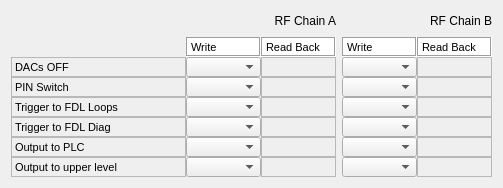
<?xml version="1.0" encoding="UTF-8"?>
<ui version="4.0">
 <class>Form</class>
 <widget class="QWidget" name="Form">
  <property name="geometry">
   <rect>
    <x>0</x>
    <y>0</y>
    <width>503</width>
    <height>186</height>
   </rect>
  </property>
  <property name="windowTitle">
   <string>Form</string>
  </property>
  <layout class="QGridLayout" name="gridLayout">
   <item row="0" column="0">
    <widget class="QLabel" name="label_249">
     <property name="minimumSize">
      <size>
       <width>0</width>
       <height>20</height>
      </size>
     </property>
     <property name="maximumSize">
      <size>
       <width>16777215</width>
       <height>20</height>
      </size>
     </property>
     <property name="layoutDirection">
      <enum>Qt::RightToLeft</enum>
     </property>
     <property name="text">
      <string>RF Chain A</string>
     </property>
     <property name="alignment">
      <set>Qt::AlignRight|Qt::AlignTrailing|Qt::AlignVCenter</set>
     </property>
    </widget>
   </item>
   <item row="0" column="1">
    <widget class="QLabel" name="label_250">
     <property name="minimumSize">
      <size>
       <width>0</width>
       <height>20</height>
      </size>
     </property>
     <property name="maximumSize">
      <size>
       <width>16777215</width>
       <height>20</height>
      </size>
     </property>
     <property name="layoutDirection">
      <enum>Qt::RightToLeft</enum>
     </property>
     <property name="text">
      <string>RF Chain B</string>
     </property>
     <property name="alignment">
      <set>Qt::AlignRight|Qt::AlignTrailing|Qt::AlignVCenter</set>
     </property>
    </widget>
   </item>
   <item row="1" column="0">
    <layout class="QGridLayout" name="_21">
     <property name="spacing">
      <number>0</number>
     </property>
     <item row="0" column="1">
      <widget class="QLabel" name="label_125">
       <property name="sizePolicy">
        <sizepolicy hsizetype="Fixed" vsizetype="Fixed">
         <horstretch>0</horstretch>
         <verstretch>0</verstretch>
        </sizepolicy>
       </property>
       <property name="minimumSize">
        <size>
         <width>75</width>
         <height>20</height>
        </size>
       </property>
       <property name="maximumSize">
        <size>
         <width>75</width>
         <height>20</height>
        </size>
       </property>
       <property name="palette">
        <palette>
         <active>
          <colorrole role="Base">
           <brush brushstyle="SolidPattern">
            <color alpha="255">
             <red>255</red>
             <green>255</green>
             <blue>255</blue>
            </color>
           </brush>
          </colorrole>
          <colorrole role="Window">
           <brush brushstyle="SolidPattern">
            <color alpha="255">
             <red>255</red>
             <green>255</green>
             <blue>255</blue>
            </color>
           </brush>
          </colorrole>
         </active>
         <inactive>
          <colorrole role="Base">
           <brush brushstyle="SolidPattern">
            <color alpha="255">
             <red>255</red>
             <green>255</green>
             <blue>255</blue>
            </color>
           </brush>
          </colorrole>
          <colorrole role="Window">
           <brush brushstyle="SolidPattern">
            <color alpha="255">
             <red>255</red>
             <green>255</green>
             <blue>255</blue>
            </color>
           </brush>
          </colorrole>
         </inactive>
         <disabled>
          <colorrole role="Base">
           <brush brushstyle="SolidPattern">
            <color alpha="255">
             <red>255</red>
             <green>255</green>
             <blue>255</blue>
            </color>
           </brush>
          </colorrole>
          <colorrole role="Window">
           <brush brushstyle="SolidPattern">
            <color alpha="255">
             <red>255</red>
             <green>255</green>
             <blue>255</blue>
            </color>
           </brush>
          </colorrole>
         </disabled>
        </palette>
       </property>
       <property name="font">
        <font>
         <pointsize>8</pointsize>
        </font>
       </property>
       <property name="autoFillBackground">
        <bool>true</bool>
       </property>
       <property name="frameShape">
        <enum>QFrame::Box</enum>
       </property>
       <property name="frameShadow">
        <enum>QFrame::Sunken</enum>
       </property>
       <property name="text">
        <string>Write</string>
       </property>
      </widget>
     </item>
     <item row="0" column="2">
      <widget class="QLabel" name="label_126">
       <property name="sizePolicy">
        <sizepolicy hsizetype="Fixed" vsizetype="Fixed">
         <horstretch>0</horstretch>
         <verstretch>0</verstretch>
        </sizepolicy>
       </property>
       <property name="minimumSize">
        <size>
         <width>75</width>
         <height>20</height>
        </size>
       </property>
       <property name="maximumSize">
        <size>
         <width>75</width>
         <height>20</height>
        </size>
       </property>
       <property name="palette">
        <palette>
         <active>
          <colorrole role="Base">
           <brush brushstyle="SolidPattern">
            <color alpha="255">
             <red>255</red>
             <green>255</green>
             <blue>255</blue>
            </color>
           </brush>
          </colorrole>
          <colorrole role="Window">
           <brush brushstyle="SolidPattern">
            <color alpha="255">
             <red>255</red>
             <green>255</green>
             <blue>255</blue>
            </color>
           </brush>
          </colorrole>
         </active>
         <inactive>
          <colorrole role="Base">
           <brush brushstyle="SolidPattern">
            <color alpha="255">
             <red>255</red>
             <green>255</green>
             <blue>255</blue>
            </color>
           </brush>
          </colorrole>
          <colorrole role="Window">
           <brush brushstyle="SolidPattern">
            <color alpha="255">
             <red>255</red>
             <green>255</green>
             <blue>255</blue>
            </color>
           </brush>
          </colorrole>
         </inactive>
         <disabled>
          <colorrole role="Base">
           <brush brushstyle="SolidPattern">
            <color alpha="255">
             <red>255</red>
             <green>255</green>
             <blue>255</blue>
            </color>
           </brush>
          </colorrole>
          <colorrole role="Window">
           <brush brushstyle="SolidPattern">
            <color alpha="255">
             <red>255</red>
             <green>255</green>
             <blue>255</blue>
            </color>
           </brush>
          </colorrole>
         </disabled>
        </palette>
       </property>
       <property name="font">
        <font>
         <pointsize>8</pointsize>
        </font>
       </property>
       <property name="autoFillBackground">
        <bool>true</bool>
       </property>
       <property name="frameShape">
        <enum>QFrame::Box</enum>
       </property>
       <property name="frameShadow">
        <enum>QFrame::Sunken</enum>
       </property>
       <property name="text">
        <string>Read Back</string>
       </property>
      </widget>
     </item>
     <item row="3" column="0">
      <widget class="QLabel" name="label_129">
       <property name="sizePolicy">
        <sizepolicy hsizetype="Fixed" vsizetype="Fixed">
         <horstretch>0</horstretch>
         <verstretch>0</verstretch>
        </sizepolicy>
       </property>
       <property name="minimumSize">
        <size>
         <width>175</width>
         <height>20</height>
        </size>
       </property>
       <property name="maximumSize">
        <size>
         <width>93</width>
         <height>20</height>
        </size>
       </property>
       <property name="font">
        <font>
         <pointsize>8</pointsize>
        </font>
       </property>
       <property name="frameShape">
        <enum>QFrame::StyledPanel</enum>
       </property>
       <property name="text">
        <string>Trigger to FDL Loops</string>
       </property>
      </widget>
     </item>
     <item row="4" column="0">
      <widget class="QLabel" name="label_130">
       <property name="sizePolicy">
        <sizepolicy hsizetype="Fixed" vsizetype="Fixed">
         <horstretch>0</horstretch>
         <verstretch>0</verstretch>
        </sizepolicy>
       </property>
       <property name="minimumSize">
        <size>
         <width>175</width>
         <height>20</height>
        </size>
       </property>
       <property name="maximumSize">
        <size>
         <width>93</width>
         <height>20</height>
        </size>
       </property>
       <property name="font">
        <font>
         <pointsize>8</pointsize>
        </font>
       </property>
       <property name="frameShape">
        <enum>QFrame::StyledPanel</enum>
       </property>
       <property name="text">
        <string>Trigger to FDL Diag</string>
       </property>
      </widget>
     </item>
     <item row="5" column="0">
      <widget class="QLabel" name="label_131">
       <property name="sizePolicy">
        <sizepolicy hsizetype="Fixed" vsizetype="Fixed">
         <horstretch>0</horstretch>
         <verstretch>0</verstretch>
        </sizepolicy>
       </property>
       <property name="minimumSize">
        <size>
         <width>175</width>
         <height>20</height>
        </size>
       </property>
       <property name="maximumSize">
        <size>
         <width>93</width>
         <height>20</height>
        </size>
       </property>
       <property name="font">
        <font>
         <pointsize>8</pointsize>
        </font>
       </property>
       <property name="frameShape">
        <enum>QFrame::StyledPanel</enum>
       </property>
       <property name="text">
        <string>Output to PLC</string>
       </property>
      </widget>
     </item>
     <item row="6" column="0">
      <widget class="QLabel" name="label_132">
       <property name="sizePolicy">
        <sizepolicy hsizetype="Fixed" vsizetype="Fixed">
         <horstretch>0</horstretch>
         <verstretch>0</verstretch>
        </sizepolicy>
       </property>
       <property name="minimumSize">
        <size>
         <width>175</width>
         <height>20</height>
        </size>
       </property>
       <property name="maximumSize">
        <size>
         <width>93</width>
         <height>20</height>
        </size>
       </property>
       <property name="font">
        <font>
         <pointsize>8</pointsize>
        </font>
       </property>
       <property name="frameShape">
        <enum>QFrame::StyledPanel</enum>
       </property>
       <property name="text">
        <string>Output to upper level</string>
       </property>
      </widget>
     </item>
     <item row="1" column="0">
      <widget class="QLabel" name="label_135">
       <property name="sizePolicy">
        <sizepolicy hsizetype="Fixed" vsizetype="Fixed">
         <horstretch>0</horstretch>
         <verstretch>0</verstretch>
        </sizepolicy>
       </property>
       <property name="minimumSize">
        <size>
         <width>175</width>
         <height>20</height>
        </size>
       </property>
       <property name="maximumSize">
        <size>
         <width>93</width>
         <height>20</height>
        </size>
       </property>
       <property name="font">
        <font>
         <pointsize>8</pointsize>
        </font>
       </property>
       <property name="frameShape">
        <enum>QFrame::StyledPanel</enum>
       </property>
       <property name="text">
        <string>DACs OFF</string>
       </property>
      </widget>
     </item>
     <item row="2" column="0">
      <widget class="QLabel" name="label_136">
       <property name="sizePolicy">
        <sizepolicy hsizetype="Fixed" vsizetype="Fixed">
         <horstretch>0</horstretch>
         <verstretch>0</verstretch>
        </sizepolicy>
       </property>
       <property name="minimumSize">
        <size>
         <width>175</width>
         <height>20</height>
        </size>
       </property>
       <property name="maximumSize">
        <size>
         <width>93</width>
         <height>20</height>
        </size>
       </property>
       <property name="font">
        <font>
         <pointsize>8</pointsize>
        </font>
       </property>
       <property name="frameShape">
        <enum>QFrame::StyledPanel</enum>
       </property>
       <property name="text">
        <string>PIN Switch</string>
       </property>
      </widget>
     </item>
     <item row="1" column="2">
      <widget class="TaurusLabel" name="tauValueLabel_DACsOffDisA">
       <property name="sizePolicy">
        <sizepolicy hsizetype="Fixed" vsizetype="Fixed">
         <horstretch>0</horstretch>
         <verstretch>0</verstretch>
        </sizepolicy>
       </property>
       <property name="minimumSize">
        <size>
         <width>75</width>
         <height>20</height>
        </size>
       </property>
       <property name="maximumSize">
        <size>
         <width>75</width>
         <height>20</height>
        </size>
       </property>
       <property name="font">
        <font>
         <pointsize>7</pointsize>
        </font>
       </property>
       <property name="frameShape">
        <enum>QFrame::StyledPanel</enum>
       </property>
      </widget>
     </item>
     <item row="2" column="2">
      <widget class="TaurusLabel" name="tauValueLabel_PINSwitchDisA">
       <property name="sizePolicy">
        <sizepolicy hsizetype="Fixed" vsizetype="Fixed">
         <horstretch>0</horstretch>
         <verstretch>0</verstretch>
        </sizepolicy>
       </property>
       <property name="minimumSize">
        <size>
         <width>75</width>
         <height>20</height>
        </size>
       </property>
       <property name="maximumSize">
        <size>
         <width>75</width>
         <height>20</height>
        </size>
       </property>
       <property name="font">
        <font>
         <pointsize>7</pointsize>
        </font>
       </property>
       <property name="frameShape">
        <enum>QFrame::StyledPanel</enum>
       </property>
      </widget>
     </item>
     <item row="3" column="2">
      <widget class="TaurusLabel" name="tauValueLabel_triggerFDLLoopsDisA">
       <property name="sizePolicy">
        <sizepolicy hsizetype="Fixed" vsizetype="Fixed">
         <horstretch>0</horstretch>
         <verstretch>0</verstretch>
        </sizepolicy>
       </property>
       <property name="minimumSize">
        <size>
         <width>75</width>
         <height>20</height>
        </size>
       </property>
       <property name="maximumSize">
        <size>
         <width>75</width>
         <height>20</height>
        </size>
       </property>
       <property name="font">
        <font>
         <pointsize>7</pointsize>
        </font>
       </property>
       <property name="frameShape">
        <enum>QFrame::StyledPanel</enum>
       </property>
      </widget>
     </item>
     <item row="4" column="2">
      <widget class="TaurusLabel" name="tauValueLabel_triggerFDLDiagDisA">
       <property name="sizePolicy">
        <sizepolicy hsizetype="Fixed" vsizetype="Fixed">
         <horstretch>0</horstretch>
         <verstretch>0</verstretch>
        </sizepolicy>
       </property>
       <property name="minimumSize">
        <size>
         <width>75</width>
         <height>20</height>
        </size>
       </property>
       <property name="maximumSize">
        <size>
         <width>75</width>
         <height>20</height>
        </size>
       </property>
       <property name="font">
        <font>
         <pointsize>7</pointsize>
        </font>
       </property>
       <property name="frameShape">
        <enum>QFrame::StyledPanel</enum>
       </property>
      </widget>
     </item>
     <item row="5" column="2">
      <widget class="TaurusLabel" name="tauValueLabel_outputPLCDisA">
       <property name="sizePolicy">
        <sizepolicy hsizetype="Fixed" vsizetype="Fixed">
         <horstretch>0</horstretch>
         <verstretch>0</verstretch>
        </sizepolicy>
       </property>
       <property name="minimumSize">
        <size>
         <width>75</width>
         <height>20</height>
        </size>
       </property>
       <property name="maximumSize">
        <size>
         <width>75</width>
         <height>20</height>
        </size>
       </property>
       <property name="font">
        <font>
         <pointsize>7</pointsize>
        </font>
       </property>
       <property name="frameShape">
        <enum>QFrame::StyledPanel</enum>
       </property>
      </widget>
     </item>
     <item row="6" column="2">
      <widget class="TaurusLabel" name="tauValueLabel_outputUpLevelDisA">
       <property name="sizePolicy">
        <sizepolicy hsizetype="Fixed" vsizetype="Fixed">
         <horstretch>0</horstretch>
         <verstretch>0</verstretch>
        </sizepolicy>
       </property>
       <property name="minimumSize">
        <size>
         <width>75</width>
         <height>20</height>
        </size>
       </property>
       <property name="maximumSize">
        <size>
         <width>75</width>
         <height>20</height>
        </size>
       </property>
       <property name="font">
        <font>
         <pointsize>7</pointsize>
        </font>
       </property>
       <property name="frameShape">
        <enum>QFrame::StyledPanel</enum>
       </property>
      </widget>
     </item>
     <item row="1" column="1">
      <widget class="TaurusValueComboBox" name="comboBox_DACsOffDisA">
       <property name="sizePolicy">
        <sizepolicy hsizetype="Fixed" vsizetype="Fixed">
         <horstretch>0</horstretch>
         <verstretch>0</verstretch>
        </sizepolicy>
       </property>
       <property name="minimumSize">
        <size>
         <width>75</width>
         <height>20</height>
        </size>
       </property>
       <property name="maximumSize">
        <size>
         <width>75</width>
         <height>20</height>
        </size>
       </property>
       <property name="font">
        <font>
         <pointsize>8</pointsize>
        </font>
       </property>
       <property name="autoApply">
        <bool>true</bool>
       </property>
      </widget>
     </item>
     <item row="2" column="1">
      <widget class="TaurusValueComboBox" name="comboBox_PINSwitchDisA">
       <property name="sizePolicy">
        <sizepolicy hsizetype="Fixed" vsizetype="Fixed">
         <horstretch>0</horstretch>
         <verstretch>0</verstretch>
        </sizepolicy>
       </property>
       <property name="minimumSize">
        <size>
         <width>75</width>
         <height>20</height>
        </size>
       </property>
       <property name="maximumSize">
        <size>
         <width>75</width>
         <height>20</height>
        </size>
       </property>
       <property name="font">
        <font>
         <pointsize>8</pointsize>
        </font>
       </property>
       <property name="autoApply">
        <bool>true</bool>
       </property>
      </widget>
     </item>
     <item row="3" column="1">
      <widget class="TaurusValueComboBox" name="comboBox_triggerFDLLoopsDisA">
       <property name="sizePolicy">
        <sizepolicy hsizetype="Fixed" vsizetype="Fixed">
         <horstretch>0</horstretch>
         <verstretch>0</verstretch>
        </sizepolicy>
       </property>
       <property name="minimumSize">
        <size>
         <width>75</width>
         <height>20</height>
        </size>
       </property>
       <property name="maximumSize">
        <size>
         <width>75</width>
         <height>20</height>
        </size>
       </property>
       <property name="font">
        <font>
         <pointsize>8</pointsize>
        </font>
       </property>
       <property name="autoApply">
        <bool>true</bool>
       </property>
      </widget>
     </item>
     <item row="4" column="1">
      <widget class="TaurusValueComboBox" name="comboBox_triggerFDLDiagDisA">
       <property name="sizePolicy">
        <sizepolicy hsizetype="Fixed" vsizetype="Fixed">
         <horstretch>0</horstretch>
         <verstretch>0</verstretch>
        </sizepolicy>
       </property>
       <property name="minimumSize">
        <size>
         <width>75</width>
         <height>20</height>
        </size>
       </property>
       <property name="maximumSize">
        <size>
         <width>75</width>
         <height>20</height>
        </size>
       </property>
       <property name="font">
        <font>
         <pointsize>8</pointsize>
        </font>
       </property>
       <property name="autoApply">
        <bool>true</bool>
       </property>
      </widget>
     </item>
     <item row="5" column="1">
      <widget class="TaurusValueComboBox" name="comboBox_outputPLCDisA">
       <property name="sizePolicy">
        <sizepolicy hsizetype="Fixed" vsizetype="Fixed">
         <horstretch>0</horstretch>
         <verstretch>0</verstretch>
        </sizepolicy>
       </property>
       <property name="minimumSize">
        <size>
         <width>75</width>
         <height>20</height>
        </size>
       </property>
       <property name="maximumSize">
        <size>
         <width>75</width>
         <height>20</height>
        </size>
       </property>
       <property name="font">
        <font>
         <pointsize>8</pointsize>
        </font>
       </property>
       <property name="autoApply">
        <bool>true</bool>
       </property>
      </widget>
     </item>
     <item row="6" column="1">
      <widget class="TaurusValueComboBox" name="comboBox_outputUpLevelDisA">
       <property name="sizePolicy">
        <sizepolicy hsizetype="Fixed" vsizetype="Fixed">
         <horstretch>0</horstretch>
         <verstretch>0</verstretch>
        </sizepolicy>
       </property>
       <property name="minimumSize">
        <size>
         <width>75</width>
         <height>20</height>
        </size>
       </property>
       <property name="maximumSize">
        <size>
         <width>75</width>
         <height>20</height>
        </size>
       </property>
       <property name="font">
        <font>
         <pointsize>8</pointsize>
        </font>
       </property>
       <property name="autoApply">
        <bool>true</bool>
       </property>
      </widget>
     </item>
    </layout>
   </item>
   <item row="1" column="1">
    <layout class="QGridLayout" name="_20">
     <property name="spacing">
      <number>0</number>
     </property>
     <item row="0" column="1">
      <widget class="QLabel" name="label_206">
       <property name="sizePolicy">
        <sizepolicy hsizetype="Fixed" vsizetype="Fixed">
         <horstretch>0</horstretch>
         <verstretch>0</verstretch>
        </sizepolicy>
       </property>
       <property name="minimumSize">
        <size>
         <width>75</width>
         <height>20</height>
        </size>
       </property>
       <property name="maximumSize">
        <size>
         <width>75</width>
         <height>20</height>
        </size>
       </property>
       <property name="palette">
        <palette>
         <active>
          <colorrole role="Base">
           <brush brushstyle="SolidPattern">
            <color alpha="255">
             <red>255</red>
             <green>255</green>
             <blue>255</blue>
            </color>
           </brush>
          </colorrole>
          <colorrole role="Window">
           <brush brushstyle="SolidPattern">
            <color alpha="255">
             <red>255</red>
             <green>255</green>
             <blue>255</blue>
            </color>
           </brush>
          </colorrole>
         </active>
         <inactive>
          <colorrole role="Base">
           <brush brushstyle="SolidPattern">
            <color alpha="255">
             <red>255</red>
             <green>255</green>
             <blue>255</blue>
            </color>
           </brush>
          </colorrole>
          <colorrole role="Window">
           <brush brushstyle="SolidPattern">
            <color alpha="255">
             <red>255</red>
             <green>255</green>
             <blue>255</blue>
            </color>
           </brush>
          </colorrole>
         </inactive>
         <disabled>
          <colorrole role="Base">
           <brush brushstyle="SolidPattern">
            <color alpha="255">
             <red>255</red>
             <green>255</green>
             <blue>255</blue>
            </color>
           </brush>
          </colorrole>
          <colorrole role="Window">
           <brush brushstyle="SolidPattern">
            <color alpha="255">
             <red>255</red>
             <green>255</green>
             <blue>255</blue>
            </color>
           </brush>
          </colorrole>
         </disabled>
        </palette>
       </property>
       <property name="font">
        <font>
         <pointsize>8</pointsize>
        </font>
       </property>
       <property name="autoFillBackground">
        <bool>true</bool>
       </property>
       <property name="frameShape">
        <enum>QFrame::Box</enum>
       </property>
       <property name="frameShadow">
        <enum>QFrame::Sunken</enum>
       </property>
       <property name="text">
        <string>Read Back</string>
       </property>
      </widget>
     </item>
     <item row="1" column="1">
      <widget class="TaurusLabel" name="tauValueLabel_DACsOffDisB">
       <property name="sizePolicy">
        <sizepolicy hsizetype="Fixed" vsizetype="Fixed">
         <horstretch>0</horstretch>
         <verstretch>0</verstretch>
        </sizepolicy>
       </property>
       <property name="minimumSize">
        <size>
         <width>75</width>
         <height>20</height>
        </size>
       </property>
       <property name="maximumSize">
        <size>
         <width>75</width>
         <height>20</height>
        </size>
       </property>
       <property name="font">
        <font>
         <pointsize>7</pointsize>
        </font>
       </property>
       <property name="frameShape">
        <enum>QFrame::StyledPanel</enum>
       </property>
      </widget>
     </item>
     <item row="2" column="1">
      <widget class="TaurusLabel" name="tauValueLabel_PINSwitchDisB">
       <property name="sizePolicy">
        <sizepolicy hsizetype="Fixed" vsizetype="Fixed">
         <horstretch>0</horstretch>
         <verstretch>0</verstretch>
        </sizepolicy>
       </property>
       <property name="minimumSize">
        <size>
         <width>75</width>
         <height>20</height>
        </size>
       </property>
       <property name="maximumSize">
        <size>
         <width>75</width>
         <height>20</height>
        </size>
       </property>
       <property name="font">
        <font>
         <pointsize>7</pointsize>
        </font>
       </property>
       <property name="frameShape">
        <enum>QFrame::StyledPanel</enum>
       </property>
      </widget>
     </item>
     <item row="3" column="1">
      <widget class="TaurusLabel" name="tauValueLabel_triggerFDLLoopsDisB">
       <property name="sizePolicy">
        <sizepolicy hsizetype="Fixed" vsizetype="Fixed">
         <horstretch>0</horstretch>
         <verstretch>0</verstretch>
        </sizepolicy>
       </property>
       <property name="minimumSize">
        <size>
         <width>75</width>
         <height>20</height>
        </size>
       </property>
       <property name="maximumSize">
        <size>
         <width>75</width>
         <height>20</height>
        </size>
       </property>
       <property name="font">
        <font>
         <pointsize>7</pointsize>
        </font>
       </property>
       <property name="frameShape">
        <enum>QFrame::StyledPanel</enum>
       </property>
      </widget>
     </item>
     <item row="4" column="1">
      <widget class="TaurusLabel" name="tauValueLabel_triggerFDLDiagDisB">
       <property name="sizePolicy">
        <sizepolicy hsizetype="Fixed" vsizetype="Fixed">
         <horstretch>0</horstretch>
         <verstretch>0</verstretch>
        </sizepolicy>
       </property>
       <property name="minimumSize">
        <size>
         <width>75</width>
         <height>20</height>
        </size>
       </property>
       <property name="maximumSize">
        <size>
         <width>75</width>
         <height>20</height>
        </size>
       </property>
       <property name="font">
        <font>
         <pointsize>7</pointsize>
        </font>
       </property>
       <property name="frameShape">
        <enum>QFrame::StyledPanel</enum>
       </property>
      </widget>
     </item>
     <item row="5" column="1">
      <widget class="TaurusLabel" name="tauValueLabel_outputPLCDisB">
       <property name="sizePolicy">
        <sizepolicy hsizetype="Fixed" vsizetype="Fixed">
         <horstretch>0</horstretch>
         <verstretch>0</verstretch>
        </sizepolicy>
       </property>
       <property name="minimumSize">
        <size>
         <width>75</width>
         <height>20</height>
        </size>
       </property>
       <property name="maximumSize">
        <size>
         <width>75</width>
         <height>20</height>
        </size>
       </property>
       <property name="font">
        <font>
         <pointsize>7</pointsize>
        </font>
       </property>
       <property name="frameShape">
        <enum>QFrame::StyledPanel</enum>
       </property>
      </widget>
     </item>
     <item row="6" column="1">
      <widget class="TaurusLabel" name="tauValueLabel_outputUpLevelDisB">
       <property name="sizePolicy">
        <sizepolicy hsizetype="Fixed" vsizetype="Fixed">
         <horstretch>0</horstretch>
         <verstretch>0</verstretch>
        </sizepolicy>
       </property>
       <property name="minimumSize">
        <size>
         <width>75</width>
         <height>20</height>
        </size>
       </property>
       <property name="maximumSize">
        <size>
         <width>75</width>
         <height>20</height>
        </size>
       </property>
       <property name="font">
        <font>
         <pointsize>7</pointsize>
        </font>
       </property>
       <property name="frameShape">
        <enum>QFrame::StyledPanel</enum>
       </property>
      </widget>
     </item>
     <item row="0" column="0">
      <widget class="QLabel" name="label_207">
       <property name="sizePolicy">
        <sizepolicy hsizetype="Fixed" vsizetype="Fixed">
         <horstretch>0</horstretch>
         <verstretch>0</verstretch>
        </sizepolicy>
       </property>
       <property name="minimumSize">
        <size>
         <width>75</width>
         <height>20</height>
        </size>
       </property>
       <property name="maximumSize">
        <size>
         <width>75</width>
         <height>20</height>
        </size>
       </property>
       <property name="palette">
        <palette>
         <active>
          <colorrole role="Base">
           <brush brushstyle="SolidPattern">
            <color alpha="255">
             <red>255</red>
             <green>255</green>
             <blue>255</blue>
            </color>
           </brush>
          </colorrole>
          <colorrole role="Window">
           <brush brushstyle="SolidPattern">
            <color alpha="255">
             <red>255</red>
             <green>255</green>
             <blue>255</blue>
            </color>
           </brush>
          </colorrole>
         </active>
         <inactive>
          <colorrole role="Base">
           <brush brushstyle="SolidPattern">
            <color alpha="255">
             <red>255</red>
             <green>255</green>
             <blue>255</blue>
            </color>
           </brush>
          </colorrole>
          <colorrole role="Window">
           <brush brushstyle="SolidPattern">
            <color alpha="255">
             <red>255</red>
             <green>255</green>
             <blue>255</blue>
            </color>
           </brush>
          </colorrole>
         </inactive>
         <disabled>
          <colorrole role="Base">
           <brush brushstyle="SolidPattern">
            <color alpha="255">
             <red>255</red>
             <green>255</green>
             <blue>255</blue>
            </color>
           </brush>
          </colorrole>
          <colorrole role="Window">
           <brush brushstyle="SolidPattern">
            <color alpha="255">
             <red>255</red>
             <green>255</green>
             <blue>255</blue>
            </color>
           </brush>
          </colorrole>
         </disabled>
        </palette>
       </property>
       <property name="font">
        <font>
         <pointsize>8</pointsize>
        </font>
       </property>
       <property name="autoFillBackground">
        <bool>true</bool>
       </property>
       <property name="frameShape">
        <enum>QFrame::Box</enum>
       </property>
       <property name="frameShadow">
        <enum>QFrame::Sunken</enum>
       </property>
       <property name="text">
        <string>Write</string>
       </property>
      </widget>
     </item>
     <item row="1" column="0">
      <widget class="TaurusValueComboBox" name="comboBox_DACsOffDisB">
       <property name="sizePolicy">
        <sizepolicy hsizetype="Fixed" vsizetype="Fixed">
         <horstretch>0</horstretch>
         <verstretch>0</verstretch>
        </sizepolicy>
       </property>
       <property name="minimumSize">
        <size>
         <width>75</width>
         <height>20</height>
        </size>
       </property>
       <property name="maximumSize">
        <size>
         <width>75</width>
         <height>20</height>
        </size>
       </property>
       <property name="font">
        <font>
         <pointsize>8</pointsize>
        </font>
       </property>
       <property name="autoApply">
        <bool>true</bool>
       </property>
      </widget>
     </item>
     <item row="2" column="0">
      <widget class="TaurusValueComboBox" name="comboBox_PINSwitchDisB">
       <property name="sizePolicy">
        <sizepolicy hsizetype="Fixed" vsizetype="Fixed">
         <horstretch>0</horstretch>
         <verstretch>0</verstretch>
        </sizepolicy>
       </property>
       <property name="minimumSize">
        <size>
         <width>75</width>
         <height>20</height>
        </size>
       </property>
       <property name="maximumSize">
        <size>
         <width>75</width>
         <height>20</height>
        </size>
       </property>
       <property name="font">
        <font>
         <pointsize>8</pointsize>
        </font>
       </property>
       <property name="autoApply">
        <bool>true</bool>
       </property>
      </widget>
     </item>
     <item row="3" column="0">
      <widget class="TaurusValueComboBox" name="comboBox_triggerFDLLoopsDisB">
       <property name="sizePolicy">
        <sizepolicy hsizetype="Fixed" vsizetype="Fixed">
         <horstretch>0</horstretch>
         <verstretch>0</verstretch>
        </sizepolicy>
       </property>
       <property name="minimumSize">
        <size>
         <width>75</width>
         <height>20</height>
        </size>
       </property>
       <property name="maximumSize">
        <size>
         <width>75</width>
         <height>20</height>
        </size>
       </property>
       <property name="font">
        <font>
         <pointsize>8</pointsize>
        </font>
       </property>
       <property name="autoApply">
        <bool>true</bool>
       </property>
      </widget>
     </item>
     <item row="4" column="0">
      <widget class="TaurusValueComboBox" name="comboBox_triggerFDLDiagDisB">
       <property name="sizePolicy">
        <sizepolicy hsizetype="Fixed" vsizetype="Fixed">
         <horstretch>0</horstretch>
         <verstretch>0</verstretch>
        </sizepolicy>
       </property>
       <property name="minimumSize">
        <size>
         <width>75</width>
         <height>20</height>
        </size>
       </property>
       <property name="maximumSize">
        <size>
         <width>75</width>
         <height>20</height>
        </size>
       </property>
       <property name="font">
        <font>
         <pointsize>8</pointsize>
        </font>
       </property>
       <property name="autoApply">
        <bool>true</bool>
       </property>
      </widget>
     </item>
     <item row="5" column="0">
      <widget class="TaurusValueComboBox" name="comboBox_outputPLCDisB">
       <property name="sizePolicy">
        <sizepolicy hsizetype="Fixed" vsizetype="Fixed">
         <horstretch>0</horstretch>
         <verstretch>0</verstretch>
        </sizepolicy>
       </property>
       <property name="minimumSize">
        <size>
         <width>75</width>
         <height>20</height>
        </size>
       </property>
       <property name="maximumSize">
        <size>
         <width>75</width>
         <height>20</height>
        </size>
       </property>
       <property name="font">
        <font>
         <pointsize>8</pointsize>
        </font>
       </property>
       <property name="autoApply">
        <bool>true</bool>
       </property>
      </widget>
     </item>
     <item row="6" column="0">
      <widget class="TaurusValueComboBox" name="comboBox_outputUpLevelDisB">
       <property name="sizePolicy">
        <sizepolicy hsizetype="Fixed" vsizetype="Fixed">
         <horstretch>0</horstretch>
         <verstretch>0</verstretch>
        </sizepolicy>
       </property>
       <property name="minimumSize">
        <size>
         <width>75</width>
         <height>20</height>
        </size>
       </property>
       <property name="maximumSize">
        <size>
         <width>75</width>
         <height>20</height>
        </size>
       </property>
       <property name="font">
        <font>
         <pointsize>8</pointsize>
        </font>
       </property>
       <property name="autoApply">
        <bool>true</bool>
       </property>
      </widget>
     </item>
    </layout>
   </item>
  </layout>
 </widget>
 <customwidgets>
  <customwidget>
   <class>TaurusLabel</class>
   <extends>QLabel</extends>
   <header>taurus.qt.qtgui.display</header>
  </customwidget>
  <customwidget>
   <class>TaurusValueComboBox</class>
   <extends>QComboBox</extends>
   <header>taurus.qt.qtgui.input</header>
  </customwidget>
 </customwidgets>
 <resources/>
 <connections/>
</ui>
